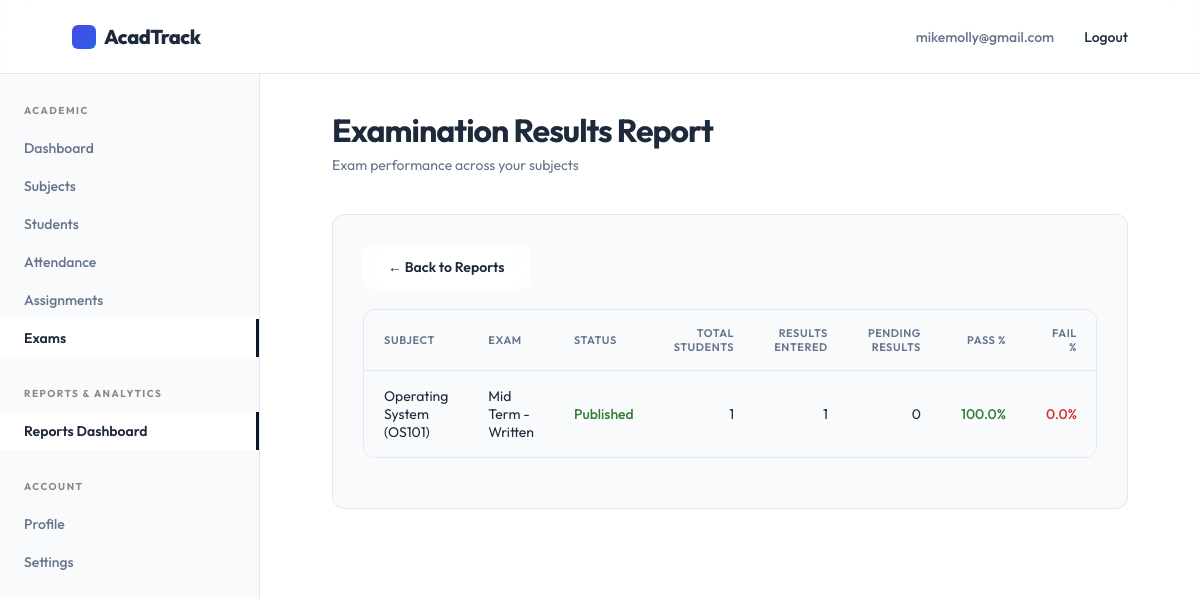
Screenshot of /faculty/reports/exams/ (signed in) with the database file from the repository.
### accounts/models.py (models this page shows, shortened)
class User(AbstractUser):
    class RoleChoices(models.TextChoices):
        STUDENT = 'student', 'Student'
        FACULTY = 'faculty', 'Faculty'
        ADMIN = 'admin', 'Admin'
    username = None
    email = models.EmailField(unique=True)
    role = models.CharField(max_length=20, choices=RoleChoices.choices, default=RoleChoices.STUDENT)
    contact_number = models.CharField(max_length=15, blank=True, null=True)
    deactivated_at = models.DateTimeField(blank=True, null=True)
    updated_at = models.DateTimeField(auto_now=True)
    USERNAME_FIELD = 'email'
    REQUIRED_FIELDS = []
    objects = CustomUserManager()

### examinations/models.py (models this page shows, shortened)
class Exam(models.Model):
    class ExamTerm(models.TextChoices):
        INTERNAL = 'internal', 'Mini Test'
        MID_SEM = 'mid_sem', 'Mid Term'
        END_SEM = 'end_sem', 'End Term'
    class ExamCategory(models.TextChoices):
        WRITTEN = 'written', 'Written'
        PRACTICAL = 'practical', 'Practical'
        PRESENTATION = 'presentation', 'Presentation'
        VIVA = 'viva', 'Viva'
    class StatusChoices(models.TextChoices):
        SCHEDULED = 'scheduled', 'Scheduled'
        COMPLETED = 'completed', 'Completed'
        RESULTS_PENDING = 'results_pending', 'Results Pending'
        PUBLISHED = 'published', 'Published'
        CANCELLED = 'cancelled', 'Cancelled'
    offering = models.ForeignKey('academics.SubjectOffering', on_delete=models.CASCADE, related_name='exams')
    exam_term = models.CharField(max_length=20, choices=ExamTerm.choices)
    exam_category = models.CharField(max_length=20, choices=ExamCategory.choices)
    exam_date = models.DateField()
    total_marks = models.DecimalField(max_digits=5, decimal_places=2)
    description = models.TextField(blank=True, null=True)
    status = models.CharField(max_length=20, choices=StatusChoices.choices, default=StatusChoices.SCHEDULED)
    updated_at = models.DateTimeField(auto_now=True)
    class Meta:
        constraints = [
            models.UniqueConstraint(
                fields=['offering', 'exam_term', 'exam_category', 'exam_date'],
                name='unique_exam_schedule'
            )
        ]

### academics/models.py (models this page shows, shortened)
class SubjectOffering(models.Model):
    class SubjectType(models.TextChoices):
        CORE = 'core', 'Core'
        ELECTIVE = 'elective', 'Elective'
        LAB = 'lab', 'Lab'
        PROJECT = 'project', 'Project'
    subject = models.ForeignKey(Subject, on_delete=models.CASCADE, related_name='offerings')
    semester = models.ForeignKey(Semester, on_delete=models.CASCADE, related_name='subject_offerings')
    faculty = models.ForeignKey('faculty.Faculty', on_delete=models.SET_NULL, null=True, blank=True, related_name='subject_offerings')
    subject_type = models.CharField(max_length=20, choices=SubjectType.choices, default=SubjectType.CORE)
    credits = models.PositiveIntegerField()
    class Meta:
        constraints = [
            models.UniqueConstraint(fields=['subject', 'semester'], name='unique_subject_offering')
        ]

class Subject(models.Model):
    name = models.CharField(max_length=150)
    code = models.CharField(max_length=20, unique=True)
    description = models.TextField(blank=True, null=True)

### reports/views/faculty.py (the view)
@method_decorator(faculty_required, name='dispatch')
class FacultyExamReportView(FacultyReportMixin, TemplateView):
    template_name = 'reports/faculty/exams.html'
    def get_context_data(self, **kwargs):
        context = super().get_context_data(**kwargs)
        faculty = self.request.user.faculty_profile
        context['reports'] = get_faculty_exam_report(faculty)
        return context

### reports/views/faculty.py (called while the page is built)
    def test_func(self):
        return self.request.user.is_authenticated and self.request.user.role == 'faculty'

### templates/reports/faculty/exams.html (shortened to what this page needs)
{% extends 'faculty/base.html' %}
{% block page_title %}Examination Results Report{% endblock %}
{% block page_subtitle %}Exam performance across your subjects{% endblock %}
{% block dashboard_content %}
<div class="dashboard-section">
    <div style="margin-bottom: 20px;">
        <a href="{% url 'faculty_reports:dashboard' %}" class="btn btn-secondary">&larr; Back to Reports</a>
    </div>
    <div class="table-responsive form-container">
        <table class="table">
            <thead>
                <tr>
                    <th>Subject</th>
                    <th>Exam</th>
                    <th>Status</th>
                    <th style="text-align: right;">Total Students</th>
                    <th style="text-align: right;">Results Entered</th>
                    <th style="text-align: right;">Pending Results</th>
                    <th style="text-align: right;">Pass %</th>
                    <th style="text-align: right;">Fail %</th>
                </tr>
            </thead>
            <tbody>
                {% for item in reports %}
                <tr>
                    <td>{{ item.exam.offering.subject.name }} ({{ item.exam.offering.subject.code }})</td>
                    <td>{{ item.exam.get_exam_term_display }} - {{ item.exam.get_exam_category_display }}</td>
                    <td>
                        <span style="font-weight: 500; {% if item.exam.status == 'published' %}color: #2e7d32;{% elif item.exam.status == 'scheduled' %}color: #1976d2;{% else %}color: #f57c00;{% endif %}">
                            {{ item.exam.get_status_display }}
                        </span>
                    </td>
                    <td style="text-align: right;">{{ item.total_students }}</td>
                    <td style="text-align: right;">{{ item.results_entered }}</td>
                    <td style="text-align: right; {% if item.pending_results > 0 %}color: #d32f2f; font-weight: bold;{% endif %}">{{ item.pending_results }}</td>
                    <td style="text-align: right; font-weight: 500; color: #2e7d32;">{{ item.pass_percentage }}%</td>
                    <td style="text-align: right; font-weight: 500; color: #d32f2f;">{{ item.fail_percentage }}%</td>
                </tr>
                {% empty %}
                <tr>
                    <td colspan="9" style="text-align: center; color: var(--muted); padding: 20px;">No exams found.</td>
                </tr>
                {% endfor %}
            </tbody>
        </table>
    </div>
</div>
{% endblock %}

### templates/components/navbar.html (shortened to what this page needs)
<header class="navbar">
    <a href="{% if request.user.is_authenticated %}{% if request.user.role == 'admin' or request.user.is_superuser %}{% url 'acadtrack_admin:dashboard' %}{% elif request.user.role == 'faculty' %}{% url 'faculty:dashboard' %}{% else %}{% url 'students:dashboard' %}{% endif %}{% else %}{% url 'landing_page' %}{% endif %}" class="brand" aria-label="AcadTrack home">
        <span class="brand-mark"></span>
        AcadTrack
    </a>
    <nav class="nav-links" aria-label="User navigation">
        {% if request.user.is_authenticated %}
            <span style="color: var(--muted);">{{ request.user.email }}</span>
            <form action="{% url 'accounts:logout' %}" method="post" style="display:inline;">
                <button type="submit" style="background:none;border:none;cursor:pointer;font-family:inherit;font-size:inherit;font-weight:inherit;color:inherit;" class="nav-links a">Logout</button>
            </form>
        {% else %}
            {% if request.resolver_match.url_name != 'login' %}
                <a href="{% url 'accounts:login' %}">Login</a>
            {% endif %}
        {% endif %}
    </nav>
</header>

### static/style.css (style rules this page uses)
:root { --bg: #f9fafb; --text: #1e293b; --muted: #64748b; --line: #e2e8f0; --soft: #ffffff; --primary: #4f46e5; --primary-hover: #4338ca; --accent: #2563eb; --black: #0f172a; --radius: 12px; --glass-bg: rgba(255, 255, 255, 0.85); --glass-border: rgba(255, 255, 255, 0.6); --glass-shadow: 0 10px 40px 0 rgba(31, 38, 135, 0.05); }
* { box-sizing: border-box; margin: 0; padding: 0; scrollbar-width: thin; scrollbar-color: rgba(0, 0, 0, 0.2) var(--bg); }
html { scroll-behavior: smooth; }
body { min-height: 100vh; background: var(--bg); color: var(--text); font-family: 'Outfit', Arial, sans-serif; -webkit-font-smoothing: antialiased; }
a { color: inherit; text-decoration: none; }
.navbar { height: 74px; width: 100%; display: flex; align-items: center; justify-content: space-between; padding: 0 6vw; background: rgba(255, 255, 255, 0.85); backdrop-filter: blur(16px); -webkit-backdrop-filter: blur(16px); border-bottom: 1px solid var(--line); position: sticky; top: 0; z-index: 100; }
.brand { font-size: 20px; font-weight: 800; letter-spacing: -0.5px; display: flex; align-items: center; gap: 8px; }
.brand-mark { width: 24px; height: 24px; background: linear-gradient(135deg, var(--primary), var(--accent)); border-radius: 6px; display: inline-block; }
.nav-links { display: flex; gap: 30px; font-size: 14px; font-weight: 500; }
.btn { display: inline-flex; align-items: center; justify-content: center; padding: 12px 24px; border-radius: 8px; font-size: 14px; font-weight: 600; transition: all 0.3s cubic-bezier(0.16, 1, 0.3, 1); cursor: pointer; border: none; }
.btn-secondary { background: var(--glass-bg); border: 1px solid var(--glass-border); color: var(--text); backdrop-filter: blur(12px); }

### static/dashboard.css (style rules this page uses)
.dashboard-section { background: var(--bg); border: 1px solid var(--line); border-radius: var(--radius); padding: 30px; margin-bottom: 30px; }
.table-responsive { width: 100%; overflow-x: auto; margin-bottom: 20px; border-radius: var(--radius); border: 1px solid var(--line); background: var(--bg); }
.table { width: 100%; border-collapse: collapse; font-size: 14px; text-align: left; }
.table th { background: #f8fafc; color: var(--muted); font-weight: 600; text-transform: uppercase; font-size: 11px; letter-spacing: .05em; padding: 16px 20px; border-bottom: 1px solid var(--line); }
.table td { padding: 16px 20px; border-bottom: 1px solid var(--line); color: var(--text); vertical-align: middle; }
.table tbody tr:last-child td { border-bottom: none; }
.table tbody tr { transition: background-color 0.2s ease; }

### rows the page displays
User: user.email "mikemolly@gmail.com"
Exam: exam.offering.subject.name "Operating System", exam.offering.subject.code "OS101", exam.exam_term "Mid Term", exam.exam_category "Written", exam.status "Published", total_students "1", results_entered "1", pending_results "0", pass_percentage "100.0", fail_percentage "0.0"
